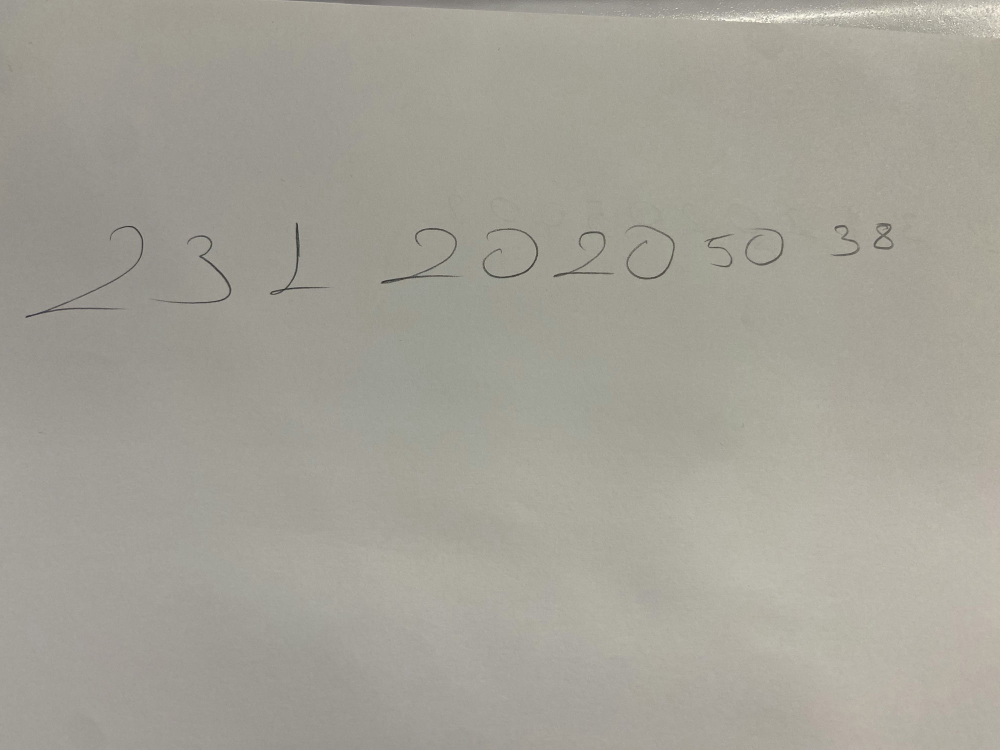
#> input picture data/handwriting/student_number.png, 2000 x 1500 px (shown at 1/2 size)
$ python prepare_handwriting.py
#> lines starting #> are read from the running program, lines starting #| are printed output that depends on the picture
"""Gönderilen tam fotoğraf için elle belirlenen kutularla kayıpsız kırpma.

Kutular yalnızca görüntüdeki rakam sınırlarına göre belirlenmiştir;
model tahminleri veya başarı sonuçları kullanılmamıştır.
"""
import json
from pathlib import Path

from PIL import Image, ImageOps


# 2000 x 1500 referans fotoğrafındaki (sol, üst, sağ, alt) koordinatları.
BOXES = [
    (35, 435, 300, 650),
    (300, 450, 485, 625),
    (525, 430, 680, 610),
    (745, 440, 940, 585),
    (950, 440, 1095, 575),
    (1100, 445, 1238, 575),
    (1240, 435, 1375, 580),
    (1395, 450, 1480, 550),
    (1480, 440, 1590, 550),
    (1645, 435, 1735, 530),
    (1735, 430, 1810, 520),
]


def main():
    source = Path("data/handwriting/student_number.png")
    image = ImageOps.exif_transpose(Image.open(source)).convert("RGB")
#> image is the input picture: PIL image 2000x1500 RGB; mean R, G, B 164.1, 161.4, 151.4
    destination = source.parent / "digits"
    destination.mkdir(exist_ok=True)
    boxes = []
    for i, box in enumerate(BOXES):
        scaled = tuple(round(value * image.size[j % 2] / (2000, 1500)[j % 2])
                       for j, value in enumerate(box))
        target = destination / f"{i:02d}.png"
        if target.exists():
            raise FileExistsError(f"Mevcut kırpımın üzerine yazılmadı: {target}")
        image.crop(scaled).save(target)
        boxes.append(dict(file=target.name, box=scaled))
#> this loop made 11 passes
#> pass 1, in main, `image.crop(scaled).save(target)`:
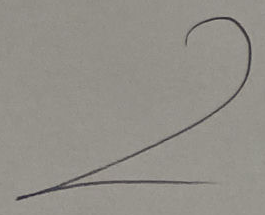
#> saved as 00.png: PIL image 265x215 RGB; mean R, G, B 146.8, 143.8, 137.1
#> pass 2, in main, `image.crop(scaled).save(target)`:
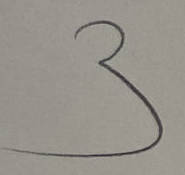
#> saved as 01.png: PIL image 185x175 RGB; mean R, G, B 150.7, 147.7, 140.1
#> after the loop, boxes = 11 items
    (source.parent / "crop_boxes.json").write_text(
        json.dumps(dict(source=source.name, size=image.size, crops=boxes), indent=2), encoding="utf-8")
    print(f"{len(boxes)} rakam özgün fotoğraftan kırpıldı.")
#| 11 rakam özgün fotoğraftan kırpıldı.


if __name__ == "__main__":
    main()
